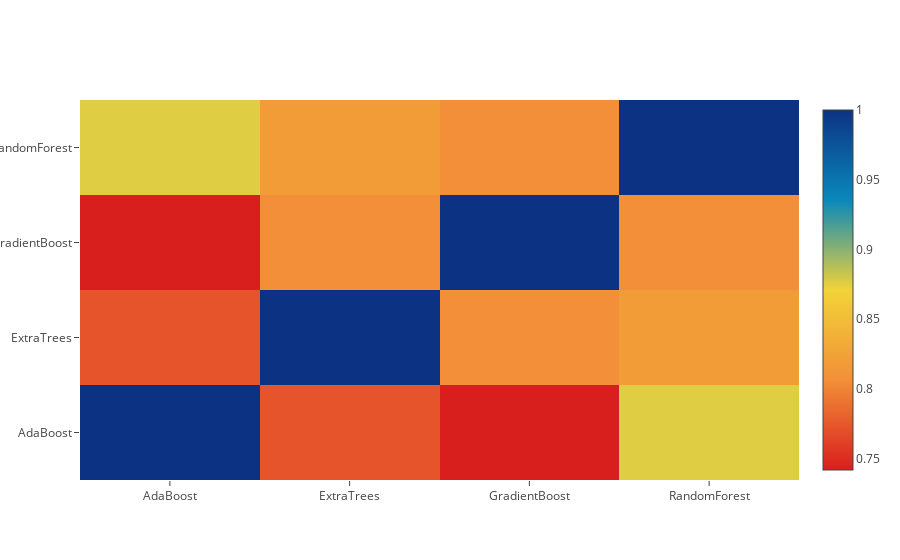

The code cell stored with this chart in its notebook:
### Code cell
base_predictions_train = pd.DataFrame( {'RandomForest': rf_oof_train.ravel(),
     'ExtraTrees': et_oof_train.ravel(),
     'AdaBoost': ada_oof_train.ravel(),
      'GradientBoost': gb_oof_train.ravel()
    })
#print(base_predictions_train.head())

data = [
    go.Heatmap(
        z= base_predictions_train.astype(float).corr().values ,
        x=base_predictions_train.columns.values,
        y= base_predictions_train.columns.values,
          colorscale='Portland',
            showscale=True,
            reversescale = True
    )
]
py.iplot(data, filename='labelled-heatmap')

# Less correlation is better

### Figure 1 — Plotly figure (JSON) as saved in the notebook; plotly's stock layout.template omitted (floating-point values rounded to 4 significant figures)
{"data": [{"colorscale": "Portland", "reversescale": true, "showscale": true, "type": "heatmap", "x": ["AdaBoost", "ExtraTrees", "GradientBoost", "RandomForest"], "y": ["AdaBoost", "ExtraTrees", "GradientBoost", "RandomForest"], "z": [[1, 0.7729, 0.7418, 0.8762], [0.7729, 1, 0.8067, 0.8191], [0.7418, 0.8067, 1, 0.8066], [0.8762, 0.8191, 0.8066, 1]]}], "layout": {}}
